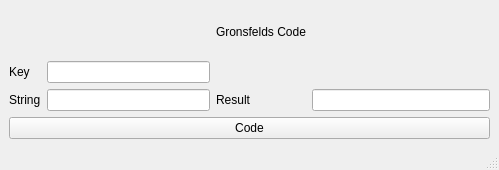
<?xml version="1.0" encoding="UTF-8"?>
<ui version="4.0">
 <class>MainWindow</class>
 <widget class="QMainWindow" name="MainWindow">
  <property name="geometry">
   <rect>
    <x>0</x>
    <y>0</y>
    <width>499</width>
    <height>170</height>
   </rect>
  </property>
  <property name="windowTitle">
   <string>MainWindow</string>
  </property>
  <widget class="QWidget" name="centralwidget">
   <layout class="QGridLayout" name="gridLayout">
    <item row="0" column="2">
     <widget class="QLabel" name="titleLabel">
      <property name="text">
       <string>Gronsfelds Code</string>
      </property>
     </widget>
    </item>
    <item row="1" column="0">
     <widget class="QLabel" name="keyLabel">
      <property name="text">
       <string>Key</string>
      </property>
     </widget>
    </item>
    <item row="1" column="1">
     <widget class="QLineEdit" name="keyEdit"/>
    </item>
    <item row="2" column="0">
     <widget class="QLabel" name="stringLabel">
      <property name="text">
       <string>String</string>
      </property>
     </widget>
    </item>
    <item row="2" column="1">
     <widget class="QLineEdit" name="stringEdit"/>
    </item>
    <item row="2" column="2">
     <widget class="QLabel" name="resultLabel">
      <property name="text">
       <string>Result</string>
      </property>
     </widget>
    </item>
    <item row="2" column="3">
     <widget class="QLineEdit" name="resutlEdit">
      <property name="minimumSize">
       <size>
        <width>178</width>
        <height>0</height>
       </size>
      </property>
      <property name="readOnly">
       <bool>true</bool>
      </property>
     </widget>
    </item>
    <item row="3" column="0" colspan="4">
     <widget class="QPushButton" name="pushButton">
      <property name="text">
       <string>Code</string>
      </property>
      <property name="shortcut">
       <string>Return</string>
      </property>
     </widget>
    </item>
   </layout>
  </widget>
  <widget class="QMenuBar" name="menubar">
   <property name="geometry">
    <rect>
     <x>0</x>
     <y>0</y>
     <width>499</width>
     <height>20</height>
    </rect>
   </property>
  </widget>
  <widget class="QStatusBar" name="statusbar"/>
 </widget>
 <tabstops>
  <tabstop>keyEdit</tabstop>
  <tabstop>stringEdit</tabstop>
  <tabstop>pushButton</tabstop>
  <tabstop>resutlEdit</tabstop>
 </tabstops>
 <resources/>
 <connections/>
</ui>
